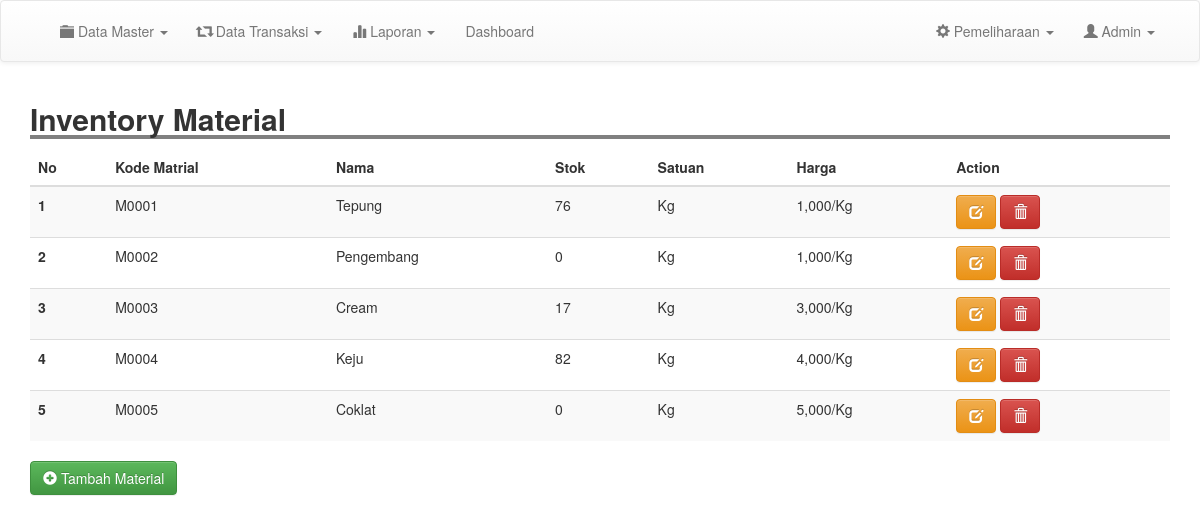
/admin/inventory.php (signed in), run on an earlier commit of the app's database.
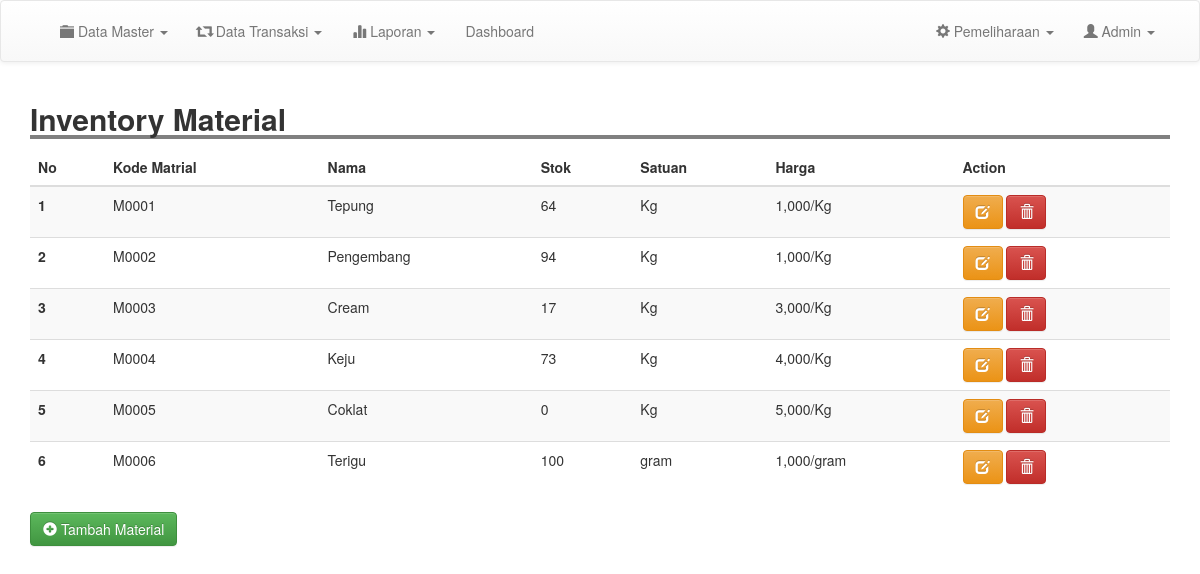
And on a later commit of the database.
### tables this page shows
CREATE TABLE `inventory` (
  `kode_bk` varchar(100) NOT NULL,
  `nama` varchar(200) NOT NULL,
  `qty` varchar(200) NOT NULL,
  `satuan` varchar(200) NOT NULL,
  `harga` int NOT NULL,
  `tanggal` date NOT NULL
);

### admin/inventory.php (the view, shortened to what this page needs)
<?php
include 'header.php';
?>
<div class="container">
	<h2 style=" width: 100%; border-bottom: 4px solid gray"><b>Inventory Material</b></h2>
	<table class="table table-striped">
		<thead>
			<tr>
				<th scope="col">No</th>
				<th scope="col">Kode Matrial</th>
				<th scope="col">Nama</th>
				<th scope="col">Stok</th>
				<th scope="col">Satuan</th>
				<th scope="col">Harga</th>
				<th scope="col">Action</th>
			</tr>
		</thead>
		<tbody>
			<?php
			$result = mysqli_query($conn, "SELECT * FROM inventory order by kode_bk asc");
			$no =1;
			while ($row = mysqli_fetch_assoc($result)) {
				?>
				<tr>
					<th scope="row"><?php echo $no; ?></th>
					<td><?= $row['kode_bk'];  ?></td>
					<td><?= $row['nama'];  ?></td>
					<td><?= $row['qty'];  ?></td>
					<td><?= $row['satuan'];  ?></td>
					<td><?php  echo "".number_format($row['harga'])."/".$row['satuan'];  ?></td>
					<td><a href="edit_inventory.php?kode=<?php echo $row['kode_bk']; ?>" class="btn btn-warning"><i class="glyphicon glyphicon-edit"></i> </a> <a href="inventory.php?kode=<?php echo $row['kode_bk'];?>&page=del" class="btn btn-danger" onclick="return confirm('Yakin Ingin Menghapus Data ?')"><i class="glyphicon glyphicon-trash"></i> </a></td>
				</tr>
				<?php
				$no++;
			}
			?>
		</tbody>
	</table>
	<a href="tm_inventory.php" class="btn btn-success"><i class="glyphicon glyphicon-plus-sign"></i> Tambah Material</a>
</div>
<br>
<br>
<br>
<br>
<br>
<br>
<br>
<br>
<br>
<br>
<br>
<br>
<?php
include 'footer.php';
?>

### admin/header.php (shortened to what this page needs)
<!DOCTYPE html>
<html>
<head>
	<link rel="stylesheet" type="text/css" href="../css/bootstrap.min.css">
	<link rel="stylesheet" type="text/css" href="../css/style.css">
	<link rel="stylesheet" type="text/css" href="../css/bootstrap-theme.css">
</head>
<body>
	<nav class="navbar navbar-default" style="padding: 5px;">
		<div class="container">
			<div class="collapse navbar-collapse" id="bs-example-navbar-collapse-1">
				<ul class="nav navbar-nav navbar-left">
					<li class="dropdown">
						<a href="#" class="dropdown-toggle" data-toggle="dropdown" role="button" aria-haspopup="true" aria-expanded="false"><i class="glyphicon glyphicon-folder-close"></i> Data Master <span class="caret"></span></a>
					</li>
					<li class="dropdown">
						<a href="#" class="dropdown-toggle" data-toggle="dropdown" role="button" aria-haspopup="true" aria-expanded="false"><i class="glyphicon glyphicon-retweet"></i> Data Transaksi <span class="caret"></span></a>
					</li>
					<li class="dropdown">
						<a href="#" class="dropdown-toggle" data-toggle="dropdown" role="button" aria-haspopup="true" aria-expanded="false"><i class="glyphicon glyphicon-stats"></i> Laporan <span class="caret"></span></a>
					</li>
					<li><a href="halaman_utama.php">Dashboard</a></li>
				</ul>
				<ul class="nav navbar-nav navbar-right">
					<li class="dropdown">
						<a href="#" class="dropdown-toggle" data-toggle="dropdown" role="button" aria-haspopup="true" aria-expanded="false"><i class="glyphicon glyphicon-cog"></i> Pemeliharaan <span class="caret"></span></a>
					</li>
					<li class="dropdown">
						<a href="#" class="dropdown-toggle" data-toggle="dropdown" role="button" aria-haspopup="true" aria-expanded="false"><i class="glyphicon glyphicon-user"></i> Admin <span class="caret"></span></a>
					</li>
				</ul>
			</div>
		</div>
	</nav>

### admin/footer.php
</body>
</html>

### css/style.css (style rules this page uses)
body { margin:0; padding: 0; }

What changed in the data, as far as the page shows it:
changed inventory "Tepung": qty "76" → "64"
changed inventory "Pengembang": qty "0" → "94"
changed inventory "Keju": qty "82" → "73"
added inventory: kode_bk "M0006", nama "Terigu", qty "100", satuan "gram", harga "1,000"
